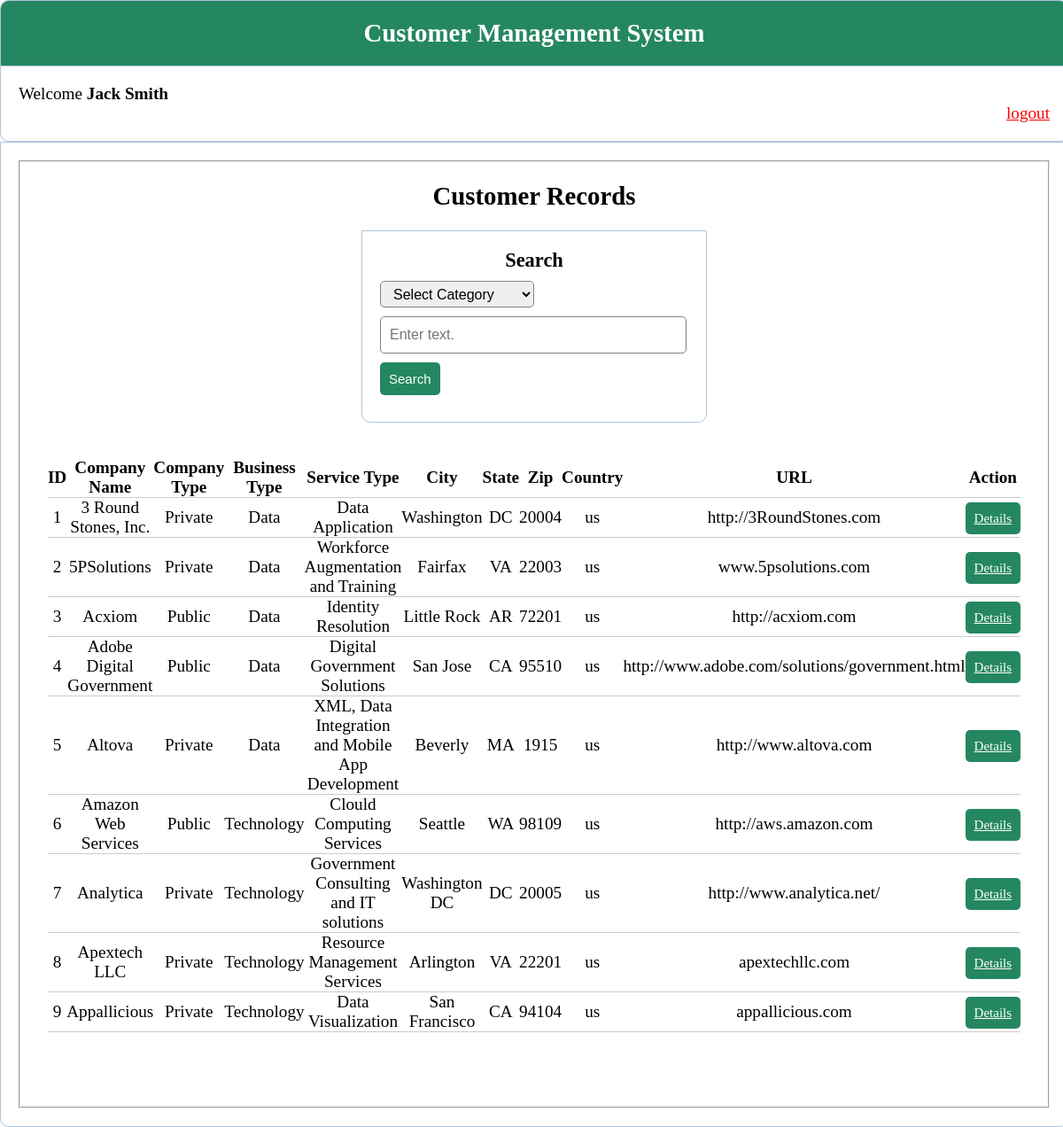
Screenshot of /user_page.php (signed in) with the database file from the repository.
### tables this page shows
CREATE TABLE `users` (
  `ID` int(11) NOT NULL AUTO_INCREMENT,
  `UserName` varchar(15) NOT NULL,
  `FirstName` varchar(15) NOT NULL,
  `LastName` varchar(15) NOT NULL,
  PRIMARY KEY (`ID`)
);

CREATE TABLE `company` (
  `companyID` int(11) NOT NULL AUTO_INCREMENT,
  `companyName` varchar(30) NOT NULL,
  `companyType` varchar(15) NOT NULL,
  PRIMARY KEY (`companyID`)
);

CREATE TABLE `companydetails` (
  `detailID` int(11) NOT NULL AUTO_INCREMENT,
  `companyID` int(11) NOT NULL,
  `businessType` varchar(25) DEFAULT NULL,
  `description` text,
  `url` varchar(50) DEFAULT NULL,
  PRIMARY KEY (`detailID`),
  KEY `fk_detailID` (`companyID`),
  CONSTRAINT `fk_detailID` FOREIGN KEY (`companyID`) REFERENCES `company` (`companyID`)
);

CREATE TABLE `service` (
  `serviceID` int(11) NOT NULL AUTO_INCREMENT,
  `companyID` int(11) NOT NULL,
  `serviceType` varchar(50) NOT NULL,
  PRIMARY KEY (`serviceID`),
  KEY `fk_serviceID` (`companyID`),
  CONSTRAINT `fk_serviceID` FOREIGN KEY (`companyID`) REFERENCES `company` (`companyID`)
);

CREATE TABLE `companyaddress` (
  `addressID` int(11) NOT NULL AUTO_INCREMENT,
  `companyID` int(11) NOT NULL,
  `city` varchar(15) DEFAULT NULL,
  `zip` int(5) DEFAULT NULL,
  `state` varchar(2) DEFAULT NULL,
  `country` varchar(15) NOT NULL,
  PRIMARY KEY (`addressID`),
  KEY `fk_addressID` (`companyID`),
  CONSTRAINT `fk_addressID` FOREIGN KEY (`companyID`) REFERENCES `company` (`companyID`)
);

### user_page.php (the view, shortened to what this page needs)
<?php
	include("dbconnect.php");
?>
<!DOCTYPE html>
<html>
<head>
	<link rel="stylesheet" type="text/css" href="style.css">
</head>
<body>
	<div class="adminheader">
		<h2>Customer Management System</h2>
	</div>
	<div class="admincontent">
		<?php
			if (isset($_SESSION['username'])) {
		?>
			<p>Welcome <strong>
			<?php
			$username = $_SESSION['username'];
			$getname = "Select * from users where UserName = '$username'";
			$result = mysqli_query($connection,$getname);
			$row = mysqli_fetch_array($result);
			$firstname = $row['FirstName'];
			$lastname = $row['LastName'];
			echo $firstname;
			echo $lastname;
			?></strong></p>
			<p align="right" > <a href="login.php?logout='1'" style="color: red; ">logout</a> </p>
		</div>
		<div class="viewcontent">
		<fieldset>
		<?php echo "<br>"; ?>
		<center><h2>Customer Records</h2></center><br>
		<form action='search.php' method='POST' name='searchbar'>
			<center><h3>Search</h3></center>
			<div class="input-group">
			<select name="selectcategory">
				<option value="category">Select Category</option>
			</select>
			</div>
			<div class="input-group">
			<input type='text' name='searchvalue' placeholder='Enter text.' size='50'>
			</div>
			<div class="input-group">
				<button class="btn" type="submit" name="search" >Search</button>
			</div>
		</form>
		<?php
			$getcontent = "Select company.companyID, company.companyName, company.companyType, companydetails.businessType, service.serviceType,
			companyaddress.city, companyaddress.state, companyaddress.zip, companyaddress.country, companydetails.url From company
			JOIN companydetails on company.companyID = companydetails.companyID
			JOIN companyaddress on company.companyID = companyaddress.companyID
			JOIN service on company.companyID = service.companyID ";
			$results = mysqli_query($connection,$getcontent);
		?>
		<table>
			<thead>
				<tr>
					<th>ID</th>
					<th>Company Name</th>
					<th>Company Type</th>
					<th>Business Type</th>
					<th>Service Type</th>
					<th>City</th>
					<th>State</th>
					<th>Zip</th>
					<th>Country</th>
					<th>URL</th>
					<th colspan="2">Action</th>
				</tr>
			</thead>
			<?php while ($row = mysqli_fetch_array($results)) { ?>
				<tr>
					<td><?php echo $row['companyID']; ?></td>
					<td><?php echo $row['companyName']; ?></td>
					<td><?php echo $row['companyType']; ?></td>
					<td><?php echo $row['businessType']; ?></td>
					<td><?php echo $row['serviceType']; ?></td>
					<td><?php echo $row['city']; ?></td>
					<td><?php echo $row['state']; ?></td>
					<td><?php echo $row['zip']; ?></td>
					<td><?php echo $row['country']; ?></td>
					<td><?php echo $row['url']; ?></td>
					<td>
						<a href="details.php?id=<?php echo $row['companyID']; ?>" class="btn">Details</a>
					</td>
				</tr>
			<?php } ?>
		</table>
		<?php echo "<br><br>"; ?>
		</fieldset>
		<?php
			}
		?>
		</div>
</body>
</html>

### style.css (style rules this page uses)
* { margin: 0px; padding: 0px; }
body { font-size: 120%; background: #F8F8FF; }
.adminheader { width: 97%; margin: 0px auto 0px; color: white; background: #258761; text-align: center; border: 1px solid #B0C4DE; border-bottom: none; border-radius: 10px 10px 0px 0px; padding: 20px; }
form, .content { width: 30%; margin: 0px auto; padding: 20px; border: 1px solid #B0C4DE; background: white; border-radius: 0px 0px 10px 10px; }
.admincontent { width: 97%; margin: 0px auto; padding: 20px; border: 1px solid #B0C4DE; background: white; border-radius: 0px 0px 10px 10px; }
.viewcontent { width: 97%; margin: 0px auto; padding: 20px; border: 1px solid #B0C4DE; background: white; border-radius: 0px 0px 10px 10px; }
.input-group { margin: 10px 0px 10px 0px; }
.input-group select { height: 30px; width: 50%; padding: 5px 10px; font-size: 16px; border-radius: 5px; border: 1px solid gray; }
.input-group input { height: 30px; width: 93%; padding: 5px 10px; font-size: 16px; border-radius: 5px; border: 1px solid gray; }
.btn { padding: 10px; font-size: 15px; color: white; background: #258761; border: none; border-radius: 5px; }
table { width: 55%; margin: 40px auto; border-collapse: collapse; text-align: center; }
tr { border-bottom: 1px solid #cbcbcb; }
th, td { border: none; height: 30px; padding: 0px; }

### rows the page displays
users: FirstName "Jack", LastName "Smith"
company: companyID "1", companyName "3 Round Stones, Inc.", companyType "Private", companydetails.businessType "Data", service.serviceType "Data Application", companyaddress.city "Washington", companyaddress.state "DC", companyaddress.zip "20004", companyaddress.country "us", companydetails.url "http://3RoundStones.com"
company: companyID "2", companyName "5PSolutions", companyType "Private", companydetails.businessType "Data", service.serviceType "Workforce Augmentation and Training", companyaddress.city "Fairfax", companyaddress.state "VA", companyaddress.zip "22003", companyaddress.country "us", companydetails.url "www.5psolutions.com"
company: companyID "3", companyName "Acxiom", companyType "Public", companydetails.businessType "Data", service.serviceType "Identity Resolution", companyaddress.city "Little Rock", companyaddress.state "AR", companyaddress.zip "72201", companyaddress.country "us", companydetails.url "http://acxiom.com"
company: companyID "4", companyName "Adobe Digital Government", companyType "Public", companydetails.businessType "Data", service.serviceType "Digital Government Solutions", companyaddress.city "San Jose", companyaddress.state "CA", companyaddress.zip "95510", companyaddress.country "us", companydetails.url "http://www.adobe.com/solutions/government.html"
company: companyID "5", companyName "Altova", companyType "Private", companydetails.businessType "Data", service.serviceType "XML, Data Integration and Mobile App Development", companyaddress.city "Beverly", companyaddress.state "MA", companyaddress.zip "1915", companyaddress.country "us", companydetails.url "http://www.altova.com"
company: companyID "6", companyName "Amazon Web Services", companyType "Public", companydetails.businessType "Technology", service.serviceType "Clould Computing Services", companyaddress.city "Seattle", companyaddress.state "WA", companyaddress.zip "98109", companyaddress.country "us", companydetails.url "http://aws.amazon.com"
company: companyID "7", companyName "Analytica", companyType "Private", companydetails.businessType "Technology", service.serviceType "Government Consulting and IT solutions", companyaddress.city "Washington DC", companyaddress.state "DC", companyaddress.zip "20005", companyaddress.country "us", companydetails.url "http://www.analytica.net/"
company: companyID "8", companyName "Apextech LLC", companyType "Private", companydetails.businessType "Technology", service.serviceType "Resource Management Services", companyaddress.city "Arlington", companyaddress.state "VA", companyaddress.zip "22201", companyaddress.country "us", companydetails.url "apextechllc.com"
company: companyID "9", companyName "Appallicious", companyType "Private", companydetails.businessType "Technology", service.serviceType "Data Visualization", companyaddress.city "San Francisco", companyaddress.state "CA", companyaddress.zip "94104", companyaddress.country "us", companydetails.url "appallicious.com"
